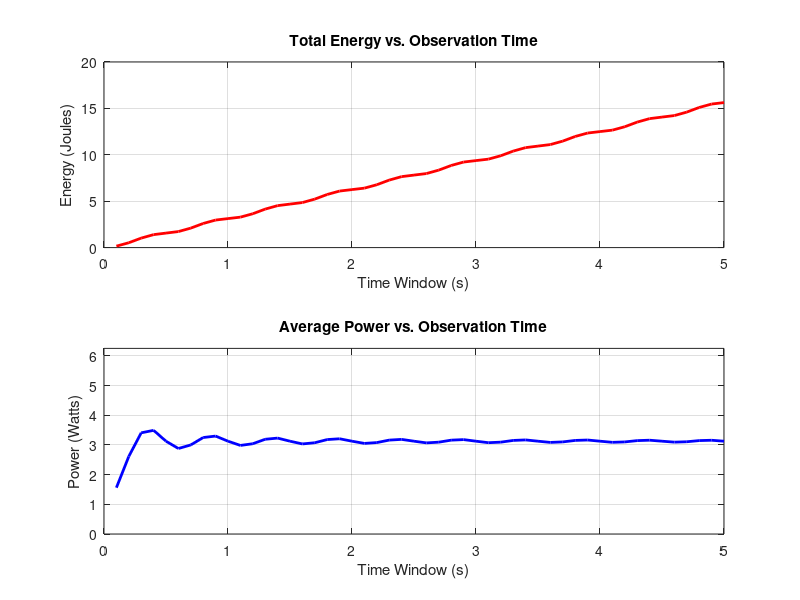

The MATLAB script that drew this image:
% Demonstration: Energy vs. Power for a Multi-tone Signal
% This script shows that for a persistent signal:
% 1. Total Energy increases linearly with time (tending to infinity).
% 2. Average Power remains constant (finite).
clear; clc;

%% 1. Signal Parameters
Fs = 1000;              % Sampling frequency (Hz)
freqs = [50, 120];      % Frequencies (Hz)
amps  = [2, 1.5];       % Amplitudes
durations = 0.1:0.1:5;  % Observation windows from 0.1s to 5s

% Pre-allocate arrays for results
energy_results = zeros(size(durations));
power_results = zeros(size(durations));

%% 2. Loop through different time windows
for i = 1:length(durations)
    T = durations(i);
    t = 0:(1/Fs):T-(1/Fs);
    
    % Generate signal for the current window
    x = amps(1)*sin(2*pi*t) + amps(2)*sin(2*pi*freqs(2)*t);
    
    % --- THE CALCULATION ---
    % Energy is the integral (sum) of the squared signal. 
    % As the window grows, we add more "squares" to the sum.
    energy_val = sum(abs(x).^2) * (1/Fs);
    
    % Power is Energy divided by Time. 
    % The increase in energy is canceled out by the increase in T.
    power_val = energy_val / T;
    
    % Store results
    energy_results(i) = energy_val;
    power_results(i) = power_val;
end

%% 3. Visualization
subplot(2,1,1);
plot(durations, energy_results, 'r', 'LineWidth', 2);
title('Total Energy vs. Observation Time');
xlabel('Time Window (s)'); ylabel('Energy (Joules)');
grid on;
% JUSTIFICATION: Note how Energy goes UP. If we let time go to 
% infinity, Energy would be infinite. This is why it's NOT an Energy Signal.

subplot(2,1,2);
plot(durations, power_results, 'b', 'LineWidth', 2);
title('Average Power vs. Observation Time');
xlabel('Time Window (s)'); ylabel('Power (Watts)');
ylim([0, sum(amps.^2)]); % Set axis to see stability
grid on;
% JUSTIFICATION: Note how Power stays CONSTANT (around 3.125W). 
% Since Power is finite and non-zero as T -> infinity, it IS a Power Signal.

fprintf('Theoretical Power: %.4f W\n', sum(amps.^2 / 2));
fprintf('Final Calculated Power at T=5s: %.4f W\n', power_results(end));